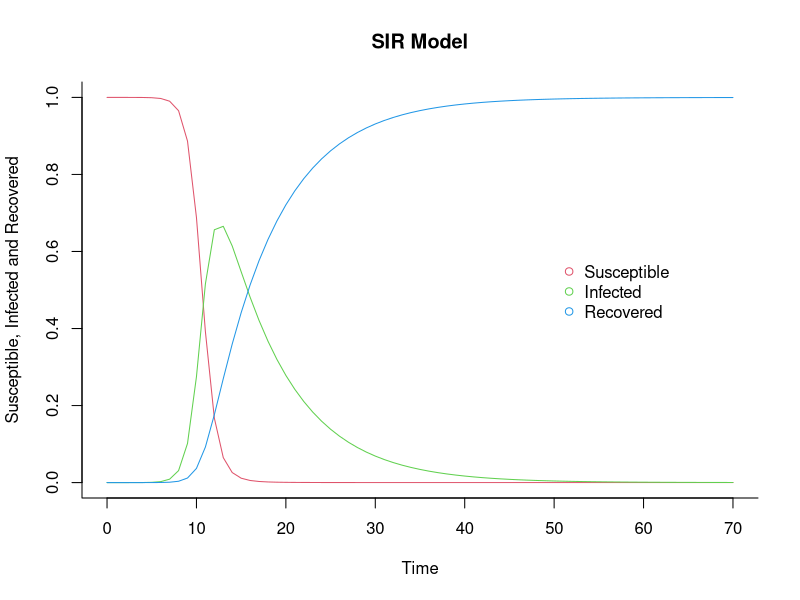

R code for this plot:
#### Basic SIR model code

## Load "deSolve" package
## If not installed: use install.packages('deSolve')
library(deSolve)

## Create SIR function
## input parameters (time, state, parameters); return (dS, dI, dR)
sir <- function(time, state, parameters){
  
  with(as.list(c(state, parameters)),{
    
    dS <- -beta * S * I
    dI <- beta * S * I -gamma * I
    dR <- gamma * I
    
    return(list(c(dS, dI, dR)))
  })
}

## Example:
## Set input parameters (time, state, parameters)
## Time frame
times <- seq(0, 70, by = 1)
## Initial state
init <- c(S = 1-1e-6, I = 1e-6, R = 0)
## Two parameters: beta: infection parameter; gamma: recovery parameter
parameters <- c(beta = 1.42, gamma = 0.14)

## Solve using ode
output <- ode(y = init, times = times, func = sir, parms = parameters)
## change to data frame
output <- as.data.frame(output)
## Delete time variable
output$time <- NULL

## Plot
matplot(x = times, y = output, type = 'l', xlab = 'Time', 
        ylab = 'Susceptible, Infected and Recovered', main = 'SIR Model',
        lwd = 1, lty = 1, bty = 'l', col = 2:4)
## Add legend
legend(50, 0.6, c('Susceptible', 'Infected', 'Recovered'), pch = 1, col = 2:4,
       bty = 'n')
